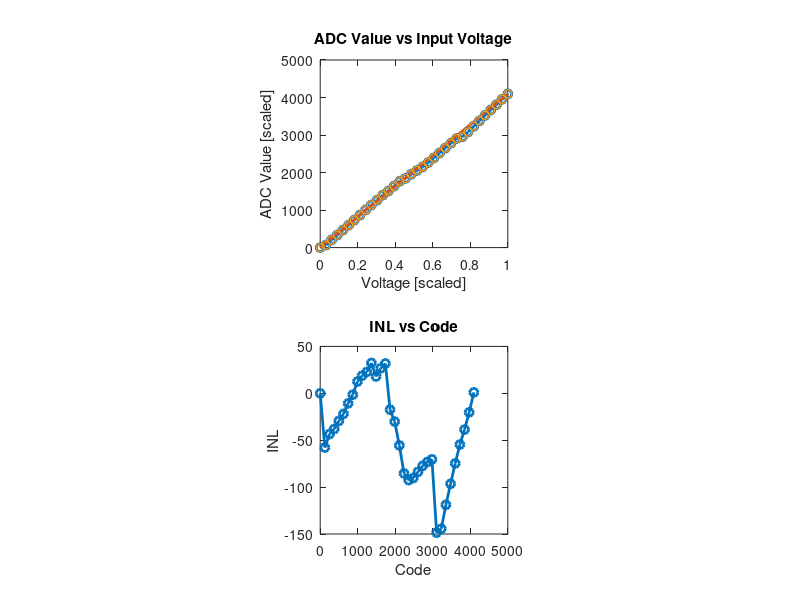
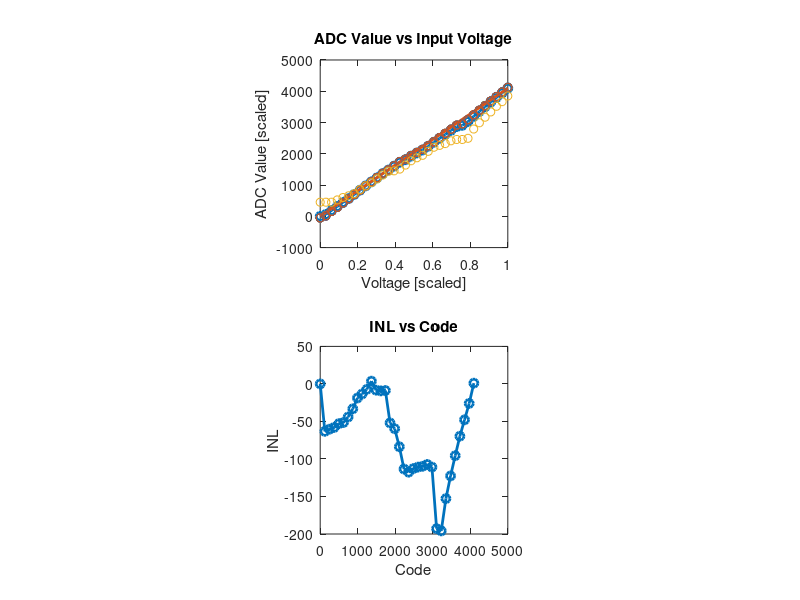

Recreate these plots in MATLAB, in order.
clear all
close all
set(0, 'DefaultLineLineWidth', 2);

dat = csvread('adc_measurements_01-05-2018-1.csv');
Nplots = 2;
voltage = dat(:,1);

for j = 1:Nplots
    
    reading = dat(:,j+1:j+10);
    avg_reading = mean(reading, 2);
    % plot readings from power supply
    min_read = min(avg_reading);
    max_read = max(avg_reading);

    reading_adj_avg = 4096*(avg_reading-min_read)/(max_read-min_read);
    voltage_adj = voltage/3.3;
    
    figure;
    subplot(2,1,1)
    plot(voltage_adj, reading_adj_avg, '-o');
    hold on
    plot([0, 1], [0,4096]);
    axis square
    for i = 1:10
        scatter(voltage_adj, 4096*(reading(:,i)-min_read)/(max_read-min_read));
    end

    xlabel('Voltage [scaled]');
    ylabel('ADC Value [scaled]');
    title('ADC Value vs Input Voltage');

    subplot(2,1,2);
    codes = linspace(0,4095,34).';
    inl = (reading_adj_avg-codes);
    plot(codes, inl, '-o')
    axis square
    xlabel('Code');
    ylabel('INL');
    title('INL vs Code');
    
    enob = 12-log2(max(abs(inl)));
end